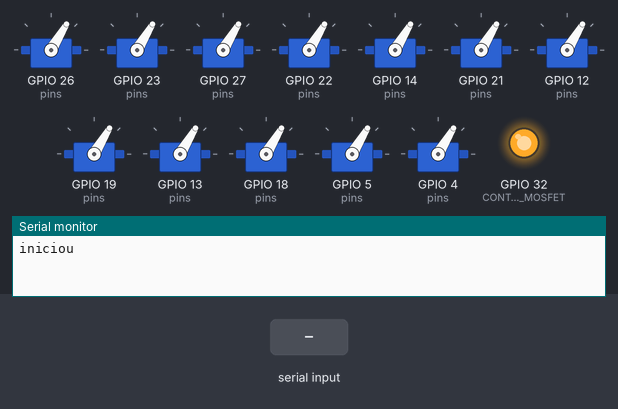
A sketch run on a simulated ESP32. On the bench: 12 × servo, output pins drawn as LEDs (lit = HIGH), the last lines printed to the serial monitor. The inputs (shaded band) are chosen by the test bench.

Above: at 1.2 s.
1.3 s: "d\n" received over Serial
At 1.67 s:
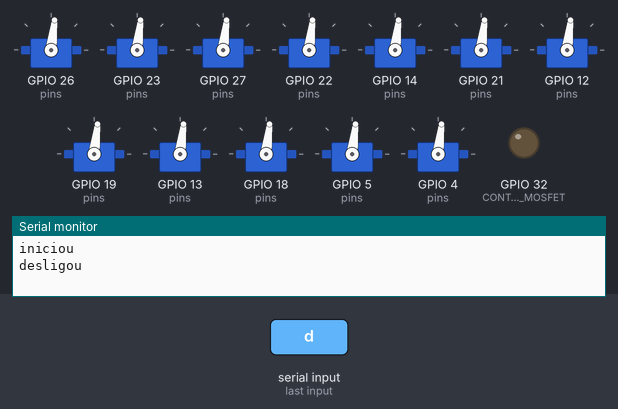
4.3 s: "l\n" received over Serial
At 4.7 s:
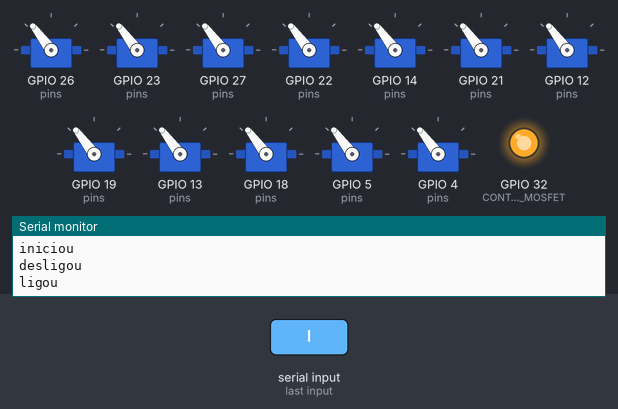
7.3 s: "d\n" received over Serial
At 7.74 s:
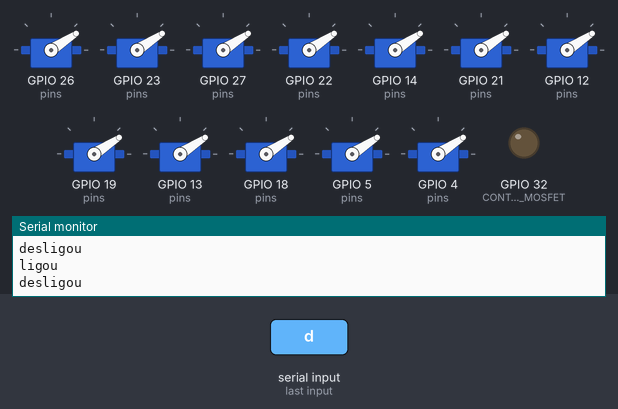
10.3 s: "l\n" received over Serial
Timing chart, 0 to 13.4 s (numbered marks = the images above; inputs shaded):
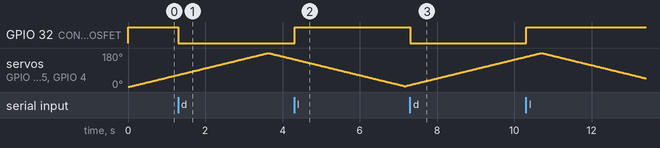

The sketch:

Teste_PCB_MAIN.ino
```cpp
#include <ESP32Servo.h>

#define CONTROLE_MOSFET 32
//pernas
#define L_FT_IO 26
#define R_FT_IO 23
#define L_ANK_IO 27
#define R_ANK_IO 22
#define L_KN_IO 14
#define R_KN_IO 21
#define L_TG_IO 12
#define R_TG_IO 19
#define L_HP_IO 13
#define R_HP_IO 18

//Braços
#define L_TX_IO 5
#define R_TX_IO 4
#define L_SH_IO 17
#define R_SH_IO 2
#define L_ELB_IO 16
#define R_ELB_IO 15

int pos = 0;  // variable to store the servo position
int direction = 1;
uint8_t pins[16] = { L_FT_IO, R_FT_IO, L_ANK_IO, R_ANK_IO,
                     L_KN_IO, R_KN_IO, L_TG_IO, R_TG_IO,
                     L_HP_IO, R_HP_IO, L_TX_IO, R_TX_IO,
                     L_SH_IO, R_SH_IO, L_ELB_IO, R_ELB_IO };
Servo servos[16];  // create servo object to control a servo

void instanciarServos() {
  for (uint8_t i = 0; i < 16; i++) {
    servos[i].setPeriodHertz(50);
    servos[i].attach(pins[i], 500, 2500);
  }
}

void setup() {
  Serial.begin(115200);
  Serial.println("iniciou");
  pinMode(CONTROLE_MOSFET, OUTPUT);
  digitalWrite(CONTROLE_MOSFET, HIGH);
  // Allow allocation of all timers
  ESP32PWM::allocateTimer(0);
  ESP32PWM::allocateTimer(1);
  ESP32PWM::allocateTimer(2);
  ESP32PWM::allocateTimer(3);
  instanciarServos();
}

void loop() {
  while (Serial.available()) {
    String recebido = Serial.readStringUntil('\n');
    if (recebido[0] == 'l'){
      digitalWrite(CONTROLE_MOSFET, HIGH);
      Serial.println("ligou");
  }
    if (recebido[0] == 'd'){
      digitalWrite(CONTROLE_MOSFET, LOW);
      Serial.println("desligou");
    }
  }

  pos += direction;
  for (uint8_t i = 0; i < 16; i++)
    servos[i].write(pos);  // tell servo to go to position in variable 'pos'
  delay(20);           // waits 15ms for the servo to reach the position
  if (pos == 180) {    // goes from 0 degrees to 180 degrees
    direction = -1;
    delay(15);
  }
  if (pos == 5) {  // goes from 180 degrees to 0 degrees
    direction = 1;
    delay(15);
  }
}
```

Measured:
- after the input at 1.3 s, GPIO 32 (CONTROLE_MOSFET): HIGH → LOW at once
- after the input at 4.3 s, GPIO 32 (CONTROLE_MOSFET): LOW → HIGH at once
- after the input at 7.3 s, GPIO 32 (CONTROLE_MOSFET): HIGH → LOW at once
- by itself, servo on GPIO 26 (pins), servo on GPIO 23 (pins), servo on GPIO 27 (pins), servo on GPIO 22 (pins), servo on GPIO 14 (pins), servo on GPIO 21 (pins), servo on GPIO 12 (pins), servo on GPIO 19 (pins), servo on GPIO 13 (pins), servo on GPIO 18 (pins), servo on GPIO 5 (pins), servo on GPIO 4 (pins): rises from 160° to 180° in 0.38 s, then falls to 46° in 2.7 s
